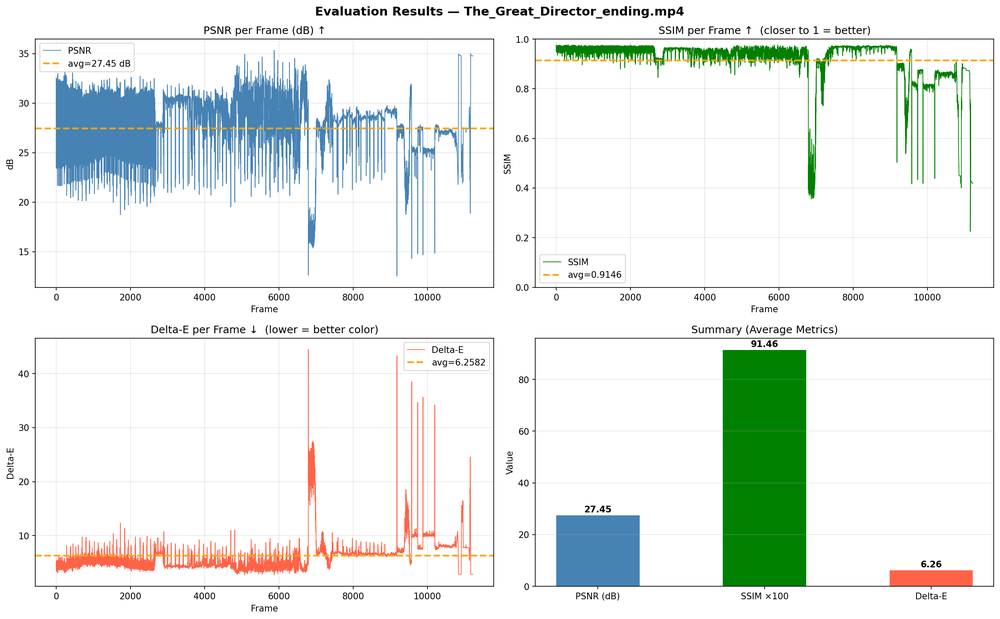
#> input picture evaluation_report_charts.png, 1000 x 619 px, shrunk from 2384 x 1475 before the run
$ python -i augment.py   (imports and definitions only)
#> lines starting #> are read from the running program, lines starting #| are printed output that depends on the picture
#> further down, picture is the input picture: shape (619, 1000, 3); mean B, G, R 233.5, 237.1, 231.3
"""
Synthetic degradation pipeline cho training.
Tạo dữ liệu đầu vào "hỏng" (nhiễu + sai màu) từ frame sạch,
để mô hình học cách khử nhiễu VÀ chỉnh màu cùng lúc.
"""

import cv2
import numpy as np


def add_gaussian_noise(img, sigma_range=(5, 50)):
    """Thêm nhiễu Gaussian (giả lập nhiễu camera ISO cao)."""
#> called with sigma_range = (5, 35)
    sigma = np.random.uniform(*sigma_range)
    noise = np.random.randn(*img.shape).astype(np.float32) * sigma
    noisy = np.clip(img.astype(np.float32) + noise, 0, 255).astype(np.uint8)
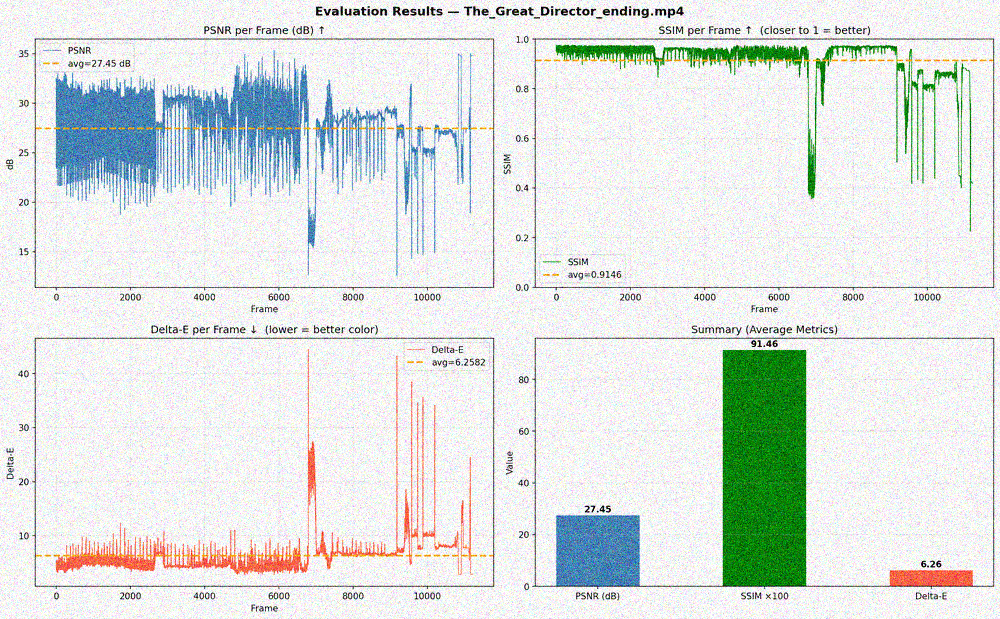
#> noisy: shape (619, 1000, 3); mean B, G, R 224.9, 228.1, 222.5
    return noisy


def add_poisson_noise(img, scale_range=(1.0, 5.0)):
    """Thêm nhiễu Poisson (giả lập nhiễu photon trong điều kiện thiếu sáng)."""
    scale = np.random.uniform(*scale_range)
    img_f = img.astype(np.float32) / 255.0
    noisy = np.random.poisson(img_f * 255.0 / scale) * scale / 255.0
    noisy = np.clip(noisy * 255.0, 0, 255).astype(np.uint8)
    return noisy


def shift_hue(img, max_shift=20):
    """Dịch Hue ngẫu nhiên (giả lập cân bằng trắng sai)."""
#> called with max_shift = 15
    hsv = cv2.cvtColor(img, cv2.COLOR_BGR2HSV).astype(np.int16)
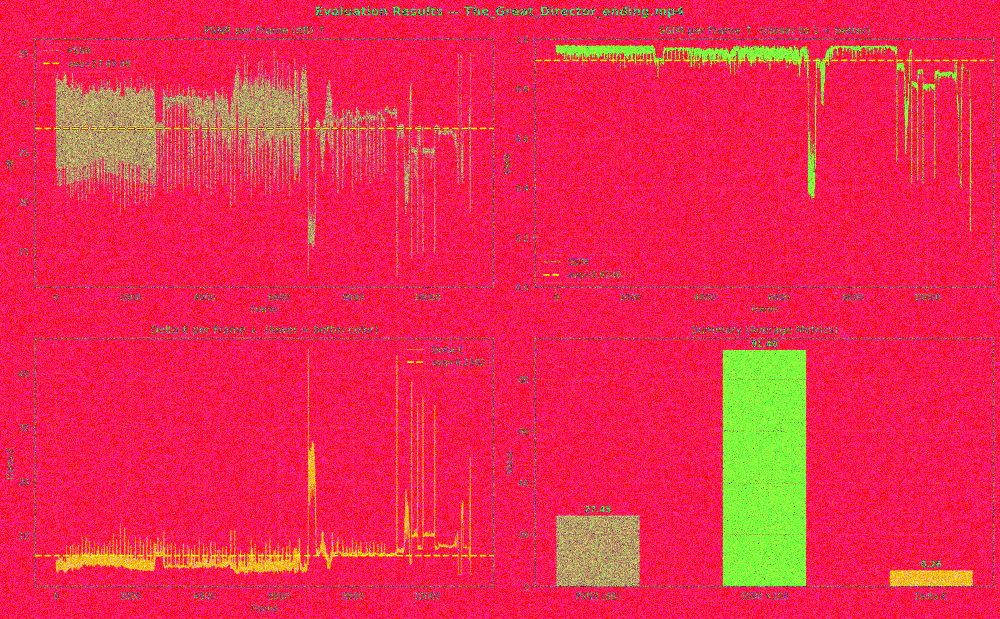
#> hsv: shape (619, 1000, 3) int16; mean B, G, R 79, 42.8, 241.7
    shift = np.random.randint(-max_shift, max_shift + 1)
    hsv[:, :, 0] = (hsv[:, :, 0] + shift) % 180
    return cv2.cvtColor(hsv.astype(np.uint8), cv2.COLOR_HSV2BGR)
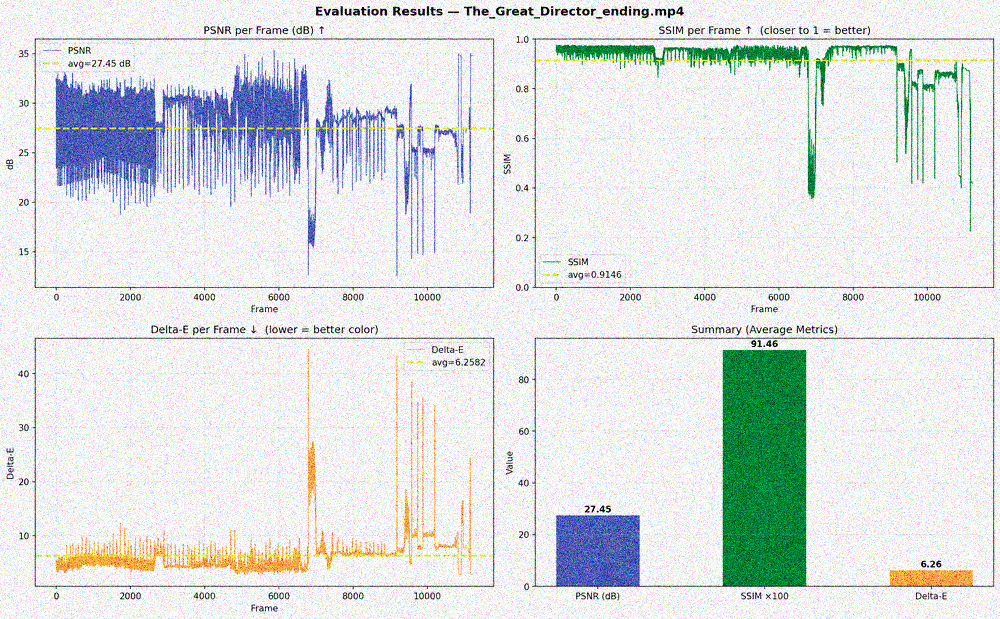
#> returned value: shape (619, 1000, 3); mean B, G, R 225.3, 226.1, 221.1


def shift_saturation(img, range_factor=(0.5, 1.5)):
    """Thay đổi độ bão hòa (giả lập màu bị nhạt hoặc quá rực)."""
#> called with range_factor = (0.6, 1.4)
    hsv = cv2.cvtColor(img, cv2.COLOR_BGR2HSV).astype(np.float32)
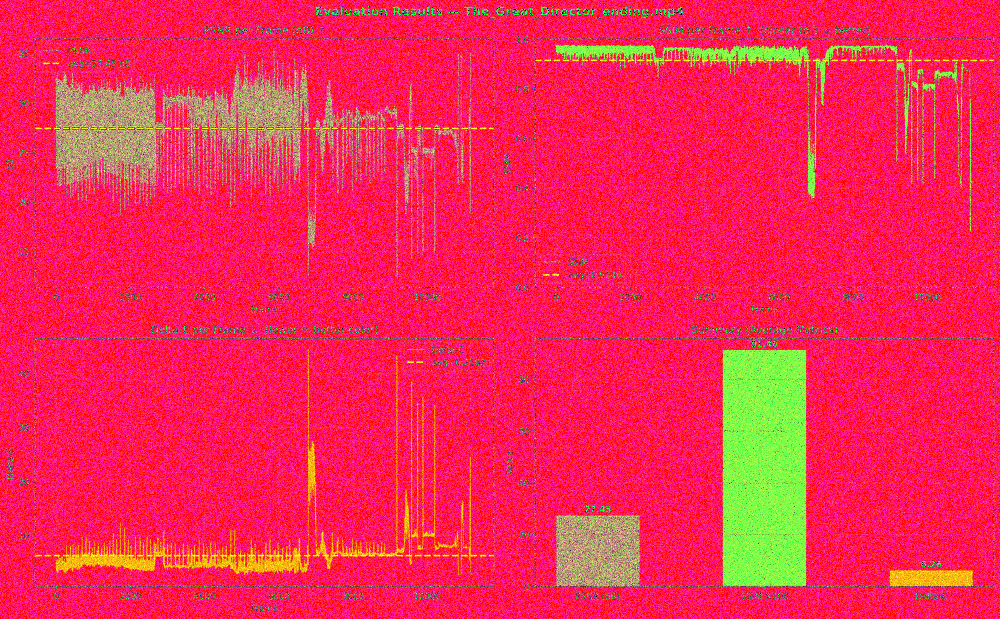
#> hsv: shape (619, 1000, 3) float32; mean B, G, R 84.3, 43, 242.3
    factor = np.random.uniform(*range_factor)
    hsv[:, :, 1] = np.clip(hsv[:, :, 1] * factor, 0, 255)
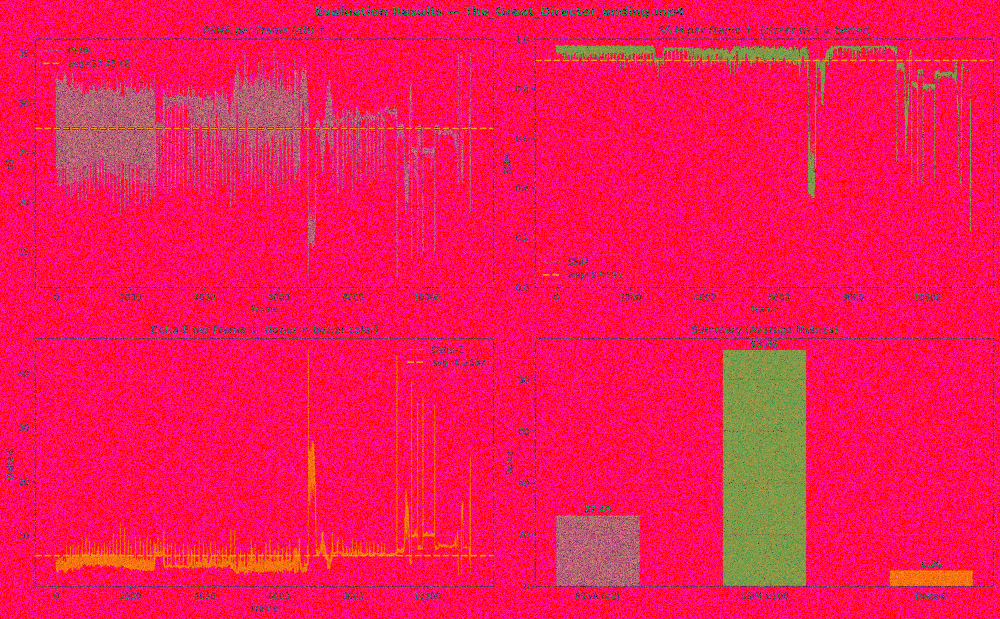
#> hsv: shape (619, 1000, 3) float32; mean B, G, R 84.3, 26.6, 242.3
    return cv2.cvtColor(hsv.astype(np.uint8), cv2.COLOR_HSV2BGR)
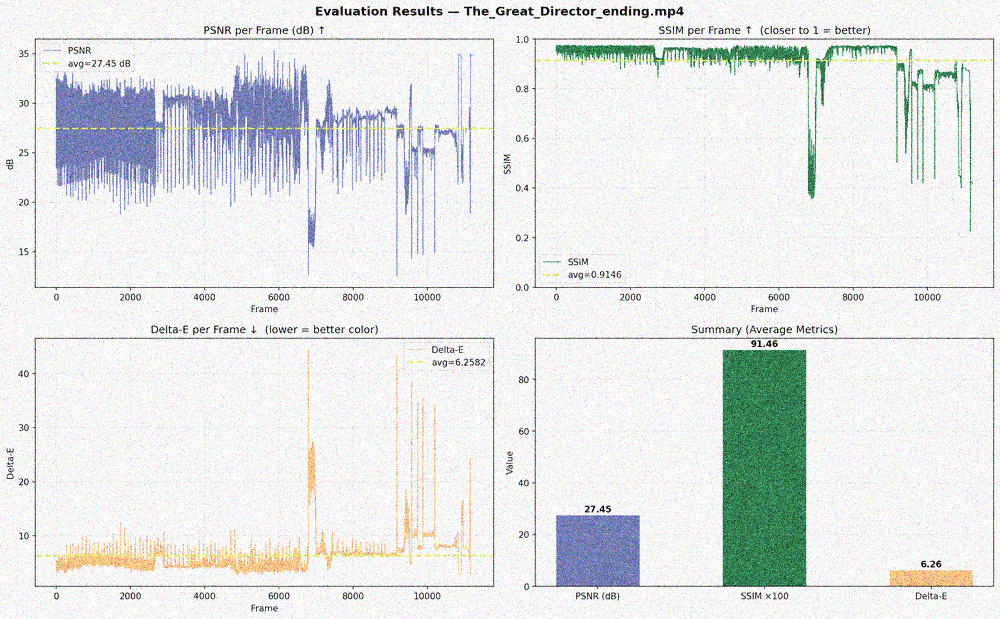
#> returned value: shape (619, 1000, 3); mean B, G, R 231.6, 232.1, 229


def shift_brightness(img, range_factor=(0.6, 1.4)):
    """Thay đổi độ sáng (giả lập phơi sáng sai)."""
    hsv = cv2.cvtColor(img, cv2.COLOR_BGR2HSV).astype(np.float32)
    factor = np.random.uniform(*range_factor)
    hsv[:, :, 2] = np.clip(hsv[:, :, 2] * factor, 0, 255)
    return cv2.cvtColor(hsv.astype(np.uint8), cv2.COLOR_HSV2BGR)


def shift_color_channels(img, max_shift=15):
    """Dịch từng kênh BGR độc lập (giả lập color cast)."""
    result = img.astype(np.float32)
    for ch in range(3):
        shift = np.random.uniform(-max_shift, max_shift)
        result[:, :, ch] = np.clip(result[:, :, ch] + shift, 0, 255)
    return result.astype(np.uint8)


def add_compression_artifact(img, quality_range=(15, 40)):
    """Thêm artifact nén JPEG (giả lập video chất lượng thấp)."""
    quality = np.random.randint(*quality_range)
    encode_param = [int(cv2.IMWRITE_JPEG_QUALITY), quality]
    _, encoded = cv2.imencode('.jpg', img, encode_param)
    return cv2.imdecode(encoded, cv2.IMREAD_COLOR)


def degrade_frame(clean_frame, noise_level='medium'):
    """
    Áp dụng chuỗi biến đổi ngẫu nhiên lên frame sạch để tạo frame "hỏng".
    Model sẽ học cách đảo ngược tất cả biến đổi này.

    noise_level: 'light', 'medium', 'heavy'
    """
    degraded = clean_frame.copy()

    # Cấu hình theo mức độ
    configs = {
        'light':  {'sigma': (3, 15),  'hue': 8,  'sat': (0.8, 1.2), 'bright': (0.85, 1.15), 'color': 8},
        'medium': {'sigma': (5, 35),  'hue': 15, 'sat': (0.6, 1.4), 'bright': (0.7, 1.3),  'color': 12},
        'heavy':  {'sigma': (15, 50), 'hue': 25, 'sat': (0.4, 1.6), 'bright': (0.5, 1.5),  'color': 20},
    }
    cfg = configs.get(noise_level, configs['medium'])

    # 1. Nhiễu (luôn áp dụng — đây là tính năng cốt lõi)
    if np.random.random() < 0.7:
        degraded = add_gaussian_noise(degraded, sigma_range=cfg['sigma'])
    else:
        degraded = add_poisson_noise(degraded)

    # 2. Sai lệch màu (áp dụng ngẫu nhiên 1-3 kiểu)
    if np.random.random() < 0.6:
        degraded = shift_hue(degraded, max_shift=cfg['hue'])

    if np.random.random() < 0.5:
        degraded = shift_saturation(degraded, range_factor=cfg['sat'])

    if np.random.random() < 0.5:
        degraded = shift_brightness(degraded, range_factor=cfg['bright'])

    if np.random.random() < 0.4:
        degraded = shift_color_channels(degraded, max_shift=cfg['color'])

    # 3. Artifact nén (ngẫu nhiên)
    if np.random.random() < 0.3:
        degraded = add_compression_artifact(degraded)

    return degraded

>>> import cv2
>>> picture = cv2.imread('../evaluation_report_charts.png')
>>> result = degrade_frame(picture)
